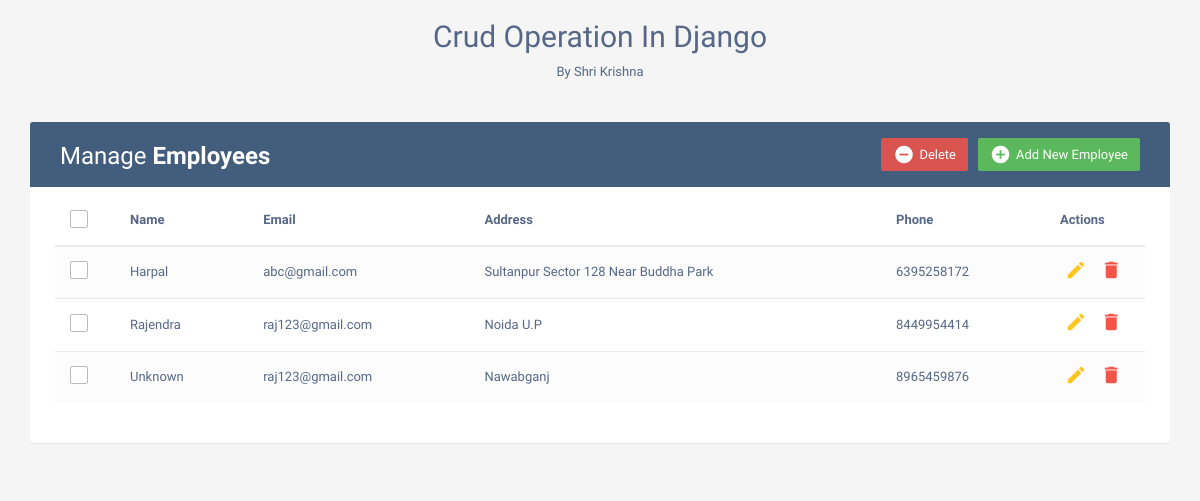
The app's page /, older data.
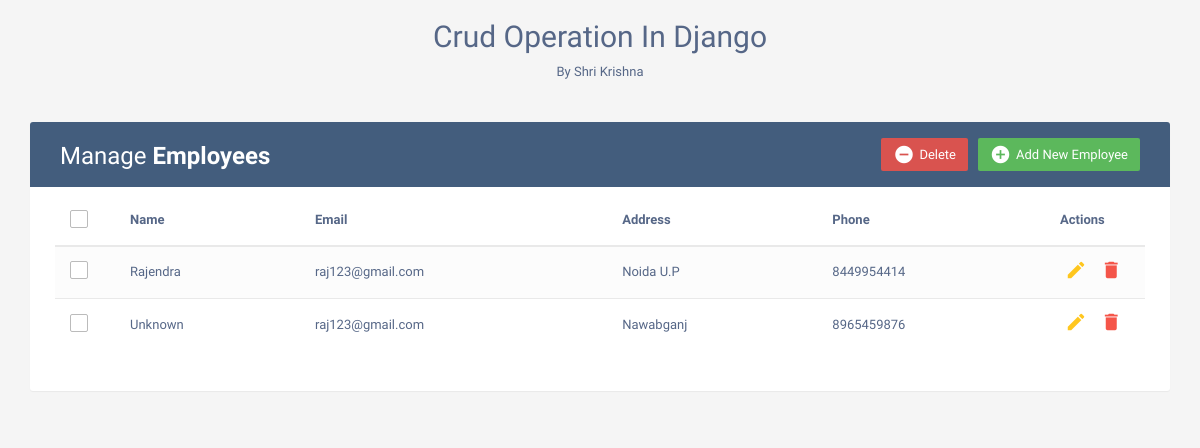
The same page, newer data.
### myapp/models.py (models this page shows, shortened)
class Employees(models.Model):
    name = models.CharField(max_length=200)
    email = models.EmailField(max_length=200)
    address = models.TextField()
    phone = models.BigIntegerField()

### myapp/views.py (the view)
# urls.py: path("", member, name="home"),
def member(request):
    emp = Employees.objects.all()
    context = {
        'emp':emp,
    }
    return render(request, 'index.html',context)

### myapp/templates/index.html (shortened to what this page needs)
<!DOCTYPE html>
<html lang="en">
<head>
<link rel="stylesheet" href="https://maxcdn.bootstrapcdn.com/font-awesome/4.7.0/css/font-awesome.min.css">
<link rel="stylesheet" href="https://maxcdn.bootstrapcdn.com/bootstrap/3.3.7/css/bootstrap.min.css">
  <body>
	<div class="container">
		<h2 style="text-align:center">Crud Operation In Django</h2>
		<p style="text-align:center">By Shri Krishna </p>
	</div>
    <div class="container">
        <div class="table-wrapper">
            <div class="table-title">
                <div class="row">
                    <div class="col-sm-6">
						<h2>Manage <b>Employees</b></h2>
					</div>
					<div class="col-sm-6">
						<a href="#addEmployeeModal" class="btn btn-success" data-toggle="modal"><i class="material-icons">&#xE147;</i> <span>Add New Employee</span></a>
						<a href="#deleteEmployeeModal" class="btn btn-danger" data-toggle="modal"><i class="material-icons">&#xE15C;</i> <span>Delete</span></a>
					</div>
                </div>
            </div>
            <table class="table table-striped table-hover">
                <thead>
                    <tr>
						<th>
							<span class="custom-checkbox">
								<label for="selectAll"></label>
							</span>
						</th>
                        <th>Name</th>
                        <th>Email</th>
						<th>Address</th>
                        <th>Phone</th>
                        <th>Actions</th>
                    </tr>
                </thead>
                <tbody>
					{% for i in emp %}
                    <tr>
						<td>
							<span class="custom-checkbox">
								<label for="checkbox1"></label>
							</span>
						</td>
                        <td>{{ i.name }}</td>
                        <td>{{ i.email }}</td>
						<td>{{ i.address }}</td>
                        <td>{{ i.phone }}</td>
                        <td>
                            <a href="#editEmployeeModal-{{forloop.counter}}" class="edit" data-toggle="modal"><i class="material-icons" data-toggle="tooltip" title="Edit">&#xE254;</i></a>
                            <a href="#deleteEmployeeModal-{{forloop.counter}}" class="delete" data-toggle="modal"><i class="material-icons" data-toggle="tooltip" title="Delete">&#xE872;</i></a>
                        </td>
                    </tr>
					{% endfor %}
                </tbody>
            </table>
    </div>
</body>
</html>

Row changes from the older to the newer data that the page shows:
removed Employees: name "Harpal", email "abc@gmail.com", address "Sultanpur Sector 128 Near Buddha Park", phone "6395258172"
